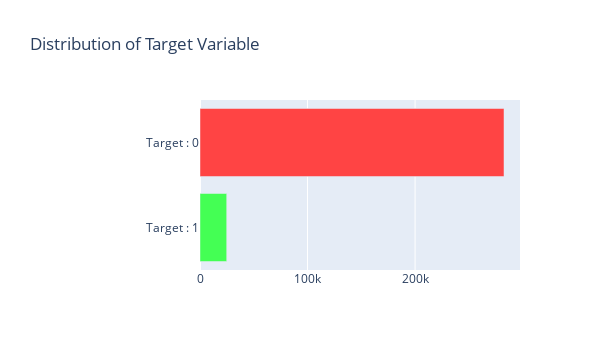

This figure's notebook cell:
### Markdown cell above
#### Distribution of Target
As you can see there is a class imbalance. 91% of the data corresponds to Target value = 0

### Code cell
bar_hor(app_train, "TARGET", "Distribution of Target Variable" , ["#44ff54", '#ff4444'], h=350, w=600, lm=200, xlb = ['Target : 1','Target : 0'])

### Figure 1 — Plotly figure (JSON) as saved in the notebook; plotly's stock layout.template omitted (floating-point values rounded to 4 significant figures)
{"data": [{"marker": {"color": ["#44ff54", "#ff4444"]}, "orientation": "h", "type": "bar", "x": [24825, 282686], "y": ["Target : 1", "Target : 0"]}], "layout": {"height": 350, "margin": {"l": 200}, "title": {"text": "Distribution of Target Variable"}, "width": 600}}
